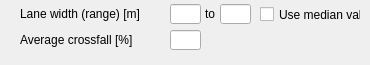
                  <widget class="QWidget" name="collector_info_wdg" native="true">
                   <property name="sizePolicy">
                    <sizepolicy hsizetype="Preferred" vsizetype="Preferred">
                     <horstretch>0</horstretch>
                     <verstretch>0</verstretch>
                    </sizepolicy>
                   </property>
                   <property name="minimumSize">
                    <size>
                     <width>369</width>
                     <height>65</height>
                    </size>
                   </property>
                   <property name="maximumSize">
                    <size>
                     <width>16777215</width>
                     <height>65</height>
                    </size>
                   </property>
                   <widget class="QLabel" name="w_collectlane_lbl">
                    <property name="geometry">
                     <rect>
                      <x>20</x>
                      <y>4</y>
                      <width>140</width>
                      <height>20</height>
                     </rect>
                    </property>
                    <property name="text">
                     <string>Lane width (range) [m]</string>
                    </property>
                   </widget>
                   <widget class="QLineEdit" name="w_collectlane_min_box">
                    <property name="geometry">
                     <rect>
                      <x>170</x>
                      <y>4</y>
                      <width>31</width>
                      <height>20</height>
                     </rect>
                    </property>
                    <property name="text">
                     <string/>
                    </property>
                   </widget>
                   <widget class="QCheckBox" name="w_collectlane_med_check">
                    <property name="geometry">
                     <rect>
                      <x>260</x>
                      <y>6</y>
                      <width>101</width>
                      <height>17</height>
                     </rect>
                    </property>
                    <property name="text">
                     <string>Use median value</string>
                    </property>
                   </widget>
                   <widget class="QLineEdit" name="w_collectlane_max_box">
                    <property name="geometry">
                     <rect>
                      <x>220</x>
                      <y>4</y>
                      <width>31</width>
                      <height>20</height>
                     </rect>
                    </property>
                    <property name="text">
                     <string/>
                    </property>
                   </widget>
                   <widget class="QLabel" name="w_collectlane_lbl2">
                    <property name="geometry">
                     <rect>
                      <x>205</x>
                      <y>4</y>
                      <width>21</width>
                      <height>20</height>
                     </rect>
                    </property>
                    <property name="text">
                     <string>to</string>
                    </property>
                   </widget>
                   <widget class="QLabel" name="collect_crossfall_lbl">
                    <property name="geometry">
                     <rect>
                      <x>20</x>
                      <y>30</y>
                      <width>140</width>
                      <height>20</height>
                     </rect>
                    </property>
                    <property name="text">
                     <string>Average crossfall [%]</string>
                    </property>
                   </widget>
                   <widget class="QLineEdit" name="collect_crossfall_box">
                    <property name="geometry">
                     <rect>
                      <x>170</x>
                      <y>30</y>
                      <width>31</width>
                      <height>20</height>
                     </rect>
                    </property>
                    <property name="text">
                     <string/>
                    </property>
                   </widget>
                  </widget>
